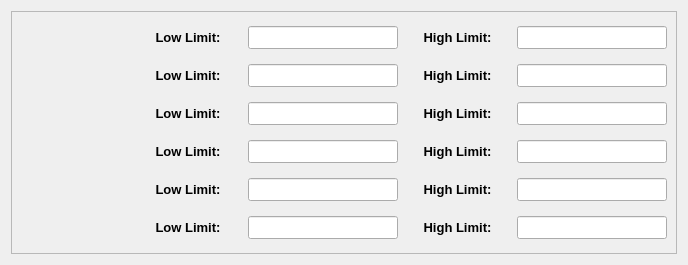
<?xml version="1.0" encoding="UTF-8"?>
<ui version="4.0">
 <class>Form</class>
 <widget class="QWidget" name="Form">
  <property name="geometry">
   <rect>
    <x>0</x>
    <y>0</y>
    <width>688</width>
    <height>265</height>
   </rect>
  </property>
  <property name="windowTitle">
   <string>Set bounds</string>
  </property>
  <layout class="QVBoxLayout" name="verticalLayout">
   <item>
    <widget class="QFrame" name="frame">
     <property name="frameShape">
      <enum>QFrame::StyledPanel</enum>
     </property>
     <property name="frameShadow">
      <enum>QFrame::Raised</enum>
     </property>
     <layout class="QVBoxLayout" name="verticalLayout_2">
      <item>
       <layout class="QGridLayout" name="gridLayout">
        <property name="verticalSpacing">
         <number>15</number>
        </property>
        <item row="2" column="1">
         <widget class="QLabel" name="label_3">
          <property name="font">
           <font>
            <pointsize>10</pointsize>
            <weight>75</weight>
            <bold>true</bold>
           </font>
          </property>
          <property name="text">
           <string>Low Limit:</string>
          </property>
          <property name="alignment">
           <set>Qt::AlignCenter</set>
          </property>
         </widget>
        </item>
        <item row="1" column="1">
         <widget class="QLabel" name="label_2">
          <property name="font">
           <font>
            <pointsize>10</pointsize>
            <weight>75</weight>
            <bold>true</bold>
           </font>
          </property>
          <property name="text">
           <string>Low Limit:</string>
          </property>
          <property name="alignment">
           <set>Qt::AlignCenter</set>
          </property>
         </widget>
        </item>
        <item row="1" column="2">
         <widget class="PyDMLineEdit" name="PyDMLineEdit_eta_llm">
          <property name="minimumSize">
           <size>
            <width>150</width>
            <height>0</height>
           </size>
          </property>
          <property name="maximumSize">
           <size>
            <width>150</width>
            <height>16777215</height>
           </size>
          </property>
          <property name="font">
           <font>
            <pointsize>10</pointsize>
           </font>
          </property>
          <property name="toolTip">
           <string/>
          </property>
         </widget>
        </item>
        <item row="0" column="0">
         <widget class="PyDMLabel" name="PyDMLabel_mu_desc">
          <property name="font">
           <font>
            <pointsize>10</pointsize>
            <weight>75</weight>
            <bold>true</bold>
           </font>
          </property>
          <property name="toolTip">
           <string/>
          </property>
          <property name="alignment">
           <set>Qt::AlignCenter</set>
          </property>
         </widget>
        </item>
        <item row="5" column="1">
         <widget class="QLabel" name="label_6">
          <property name="font">
           <font>
            <pointsize>10</pointsize>
            <weight>75</weight>
            <bold>true</bold>
           </font>
          </property>
          <property name="text">
           <string>Low Limit:</string>
          </property>
          <property name="alignment">
           <set>Qt::AlignCenter</set>
          </property>
         </widget>
        </item>
        <item row="4" column="1">
         <widget class="QLabel" name="label_5">
          <property name="font">
           <font>
            <pointsize>10</pointsize>
            <weight>75</weight>
            <bold>true</bold>
           </font>
          </property>
          <property name="text">
           <string>Low Limit:</string>
          </property>
          <property name="alignment">
           <set>Qt::AlignCenter</set>
          </property>
         </widget>
        </item>
        <item row="2" column="3">
         <widget class="QLabel" name="label_9">
          <property name="font">
           <font>
            <pointsize>10</pointsize>
            <weight>75</weight>
            <bold>true</bold>
           </font>
          </property>
          <property name="text">
           <string>High Limit:</string>
          </property>
          <property name="alignment">
           <set>Qt::AlignCenter</set>
          </property>
         </widget>
        </item>
        <item row="1" column="0">
         <widget class="PyDMLabel" name="PyDMLabel_eta_desc">
          <property name="font">
           <font>
            <pointsize>10</pointsize>
            <weight>75</weight>
            <bold>true</bold>
           </font>
          </property>
          <property name="toolTip">
           <string/>
          </property>
          <property name="alignment">
           <set>Qt::AlignCenter</set>
          </property>
         </widget>
        </item>
        <item row="3" column="3">
         <widget class="QLabel" name="label_10">
          <property name="font">
           <font>
            <pointsize>10</pointsize>
            <weight>75</weight>
            <bold>true</bold>
           </font>
          </property>
          <property name="text">
           <string>High Limit:</string>
          </property>
          <property name="alignment">
           <set>Qt::AlignCenter</set>
          </property>
         </widget>
        </item>
        <item row="1" column="3">
         <widget class="QLabel" name="label_8">
          <property name="font">
           <font>
            <pointsize>10</pointsize>
            <weight>75</weight>
            <bold>true</bold>
           </font>
          </property>
          <property name="text">
           <string>High Limit:</string>
          </property>
          <property name="alignment">
           <set>Qt::AlignCenter</set>
          </property>
         </widget>
        </item>
        <item row="0" column="3">
         <widget class="QLabel" name="label_7">
          <property name="font">
           <font>
            <pointsize>10</pointsize>
            <weight>75</weight>
            <bold>true</bold>
           </font>
          </property>
          <property name="text">
           <string>High Limit:</string>
          </property>
          <property name="alignment">
           <set>Qt::AlignCenter</set>
          </property>
         </widget>
        </item>
        <item row="5" column="3">
         <widget class="QLabel" name="label_12">
          <property name="font">
           <font>
            <pointsize>10</pointsize>
            <weight>75</weight>
            <bold>true</bold>
           </font>
          </property>
          <property name="text">
           <string>High Limit:</string>
          </property>
          <property name="alignment">
           <set>Qt::AlignCenter</set>
          </property>
         </widget>
        </item>
        <item row="2" column="2">
         <widget class="PyDMLineEdit" name="PyDMLineEdit_chi_llm">
          <property name="minimumSize">
           <size>
            <width>150</width>
            <height>0</height>
           </size>
          </property>
          <property name="maximumSize">
           <size>
            <width>150</width>
            <height>16777215</height>
           </size>
          </property>
          <property name="font">
           <font>
            <pointsize>10</pointsize>
           </font>
          </property>
          <property name="toolTip">
           <string/>
          </property>
         </widget>
        </item>
        <item row="5" column="2">
         <widget class="PyDMLineEdit" name="PyDMLineEdit_del_llm">
          <property name="minimumSize">
           <size>
            <width>150</width>
            <height>0</height>
           </size>
          </property>
          <property name="maximumSize">
           <size>
            <width>150</width>
            <height>16777215</height>
           </size>
          </property>
          <property name="font">
           <font>
            <pointsize>10</pointsize>
           </font>
          </property>
          <property name="toolTip">
           <string/>
          </property>
         </widget>
        </item>
        <item row="0" column="2">
         <widget class="PyDMLineEdit" name="PyDMLineEdit_mu_llm">
          <property name="minimumSize">
           <size>
            <width>150</width>
            <height>0</height>
           </size>
          </property>
          <property name="maximumSize">
           <size>
            <width>150</width>
            <height>16777215</height>
           </size>
          </property>
          <property name="font">
           <font>
            <pointsize>10</pointsize>
           </font>
          </property>
          <property name="toolTip">
           <string/>
          </property>
         </widget>
        </item>
        <item row="0" column="1">
         <widget class="QLabel" name="label">
          <property name="font">
           <font>
            <pointsize>10</pointsize>
            <weight>75</weight>
            <bold>true</bold>
           </font>
          </property>
          <property name="text">
           <string>Low Limit:</string>
          </property>
          <property name="alignment">
           <set>Qt::AlignCenter</set>
          </property>
         </widget>
        </item>
        <item row="4" column="0">
         <widget class="PyDMLabel" name="PyDMLabel_nu_desc">
          <property name="font">
           <font>
            <pointsize>10</pointsize>
            <weight>75</weight>
            <bold>true</bold>
           </font>
          </property>
          <property name="toolTip">
           <string/>
          </property>
          <property name="alignment">
           <set>Qt::AlignCenter</set>
          </property>
         </widget>
        </item>
        <item row="2" column="0">
         <widget class="PyDMLabel" name="PyDMLabel_chi_desc">
          <property name="font">
           <font>
            <pointsize>10</pointsize>
            <weight>75</weight>
            <bold>true</bold>
           </font>
          </property>
          <property name="toolTip">
           <string/>
          </property>
          <property name="alignment">
           <set>Qt::AlignCenter</set>
          </property>
         </widget>
        </item>
        <item row="3" column="0">
         <widget class="PyDMLabel" name="PyDMLabel_phi_desc">
          <property name="font">
           <font>
            <pointsize>10</pointsize>
            <weight>75</weight>
            <bold>true</bold>
           </font>
          </property>
          <property name="toolTip">
           <string/>
          </property>
          <property name="alignment">
           <set>Qt::AlignCenter</set>
          </property>
         </widget>
        </item>
        <item row="4" column="2">
         <widget class="PyDMLineEdit" name="PyDMLineEdit_nu_llm">
          <property name="minimumSize">
           <size>
            <width>150</width>
            <height>0</height>
           </size>
          </property>
          <property name="maximumSize">
           <size>
            <width>150</width>
            <height>16777215</height>
           </size>
          </property>
          <property name="font">
           <font>
            <pointsize>10</pointsize>
           </font>
          </property>
          <property name="toolTip">
           <string/>
          </property>
         </widget>
        </item>
        <item row="5" column="0">
         <widget class="PyDMLabel" name="PyDMLabel_del_desc">
          <property name="font">
           <font>
            <pointsize>10</pointsize>
            <weight>75</weight>
            <bold>true</bold>
           </font>
          </property>
          <property name="toolTip">
           <string/>
          </property>
          <property name="alignment">
           <set>Qt::AlignCenter</set>
          </property>
         </widget>
        </item>
        <item row="3" column="1">
         <widget class="QLabel" name="label_4">
          <property name="font">
           <font>
            <pointsize>10</pointsize>
            <weight>75</weight>
            <bold>true</bold>
           </font>
          </property>
          <property name="text">
           <string>Low Limit:</string>
          </property>
          <property name="alignment">
           <set>Qt::AlignCenter</set>
          </property>
         </widget>
        </item>
        <item row="3" column="2">
         <widget class="PyDMLineEdit" name="PyDMLineEdit_phi_llm">
          <property name="minimumSize">
           <size>
            <width>150</width>
            <height>0</height>
           </size>
          </property>
          <property name="maximumSize">
           <size>
            <width>150</width>
            <height>16777215</height>
           </size>
          </property>
          <property name="font">
           <font>
            <pointsize>10</pointsize>
           </font>
          </property>
          <property name="toolTip">
           <string/>
          </property>
         </widget>
        </item>
        <item row="4" column="3">
         <widget class="QLabel" name="label_11">
          <property name="font">
           <font>
            <pointsize>10</pointsize>
            <weight>75</weight>
            <bold>true</bold>
           </font>
          </property>
          <property name="text">
           <string>High Limit:</string>
          </property>
          <property name="alignment">
           <set>Qt::AlignCenter</set>
          </property>
         </widget>
        </item>
        <item row="0" column="4">
         <widget class="PyDMLineEdit" name="PyDMLineEdit_mu_hlm">
          <property name="minimumSize">
           <size>
            <width>150</width>
            <height>0</height>
           </size>
          </property>
          <property name="maximumSize">
           <size>
            <width>150</width>
            <height>16777215</height>
           </size>
          </property>
          <property name="font">
           <font>
            <pointsize>10</pointsize>
           </font>
          </property>
          <property name="toolTip">
           <string/>
          </property>
         </widget>
        </item>
        <item row="1" column="4">
         <widget class="PyDMLineEdit" name="PyDMLineEdit_eta_hlm">
          <property name="minimumSize">
           <size>
            <width>150</width>
            <height>0</height>
           </size>
          </property>
          <property name="maximumSize">
           <size>
            <width>150</width>
            <height>16777215</height>
           </size>
          </property>
          <property name="font">
           <font>
            <pointsize>10</pointsize>
           </font>
          </property>
          <property name="toolTip">
           <string/>
          </property>
         </widget>
        </item>
        <item row="2" column="4">
         <widget class="PyDMLineEdit" name="PyDMLineEdit_chi_hlm">
          <property name="minimumSize">
           <size>
            <width>150</width>
            <height>0</height>
           </size>
          </property>
          <property name="maximumSize">
           <size>
            <width>150</width>
            <height>16777215</height>
           </size>
          </property>
          <property name="font">
           <font>
            <pointsize>10</pointsize>
           </font>
          </property>
          <property name="toolTip">
           <string/>
          </property>
         </widget>
        </item>
        <item row="3" column="4">
         <widget class="PyDMLineEdit" name="PyDMLineEdit_phi_hlm">
          <property name="minimumSize">
           <size>
            <width>150</width>
            <height>0</height>
           </size>
          </property>
          <property name="maximumSize">
           <size>
            <width>150</width>
            <height>16777215</height>
           </size>
          </property>
          <property name="font">
           <font>
            <pointsize>10</pointsize>
           </font>
          </property>
          <property name="toolTip">
           <string/>
          </property>
         </widget>
        </item>
        <item row="4" column="4">
         <widget class="PyDMLineEdit" name="PyDMLineEdit_nu_hlm">
          <property name="minimumSize">
           <size>
            <width>150</width>
            <height>0</height>
           </size>
          </property>
          <property name="maximumSize">
           <size>
            <width>150</width>
            <height>16777215</height>
           </size>
          </property>
          <property name="font">
           <font>
            <pointsize>10</pointsize>
           </font>
          </property>
          <property name="toolTip">
           <string/>
          </property>
         </widget>
        </item>
        <item row="5" column="4">
         <widget class="PyDMLineEdit" name="PyDMLineEdit_del_hlm">
          <property name="minimumSize">
           <size>
            <width>150</width>
            <height>0</height>
           </size>
          </property>
          <property name="maximumSize">
           <size>
            <width>150</width>
            <height>16777215</height>
           </size>
          </property>
          <property name="font">
           <font>
            <pointsize>10</pointsize>
           </font>
          </property>
          <property name="toolTip">
           <string/>
          </property>
         </widget>
        </item>
       </layout>
      </item>
     </layout>
    </widget>
   </item>
  </layout>
 </widget>
 <customwidgets>
  <customwidget>
   <class>PyDMLabel</class>
   <extends>QLabel</extends>
   <header>pydm.widgets.label</header>
  </customwidget>
  <customwidget>
   <class>PyDMLineEdit</class>
   <extends>QLineEdit</extends>
   <header>pydm.widgets.line_edit</header>
  </customwidget>
 </customwidgets>
 <resources/>
 <connections/>
</ui>
